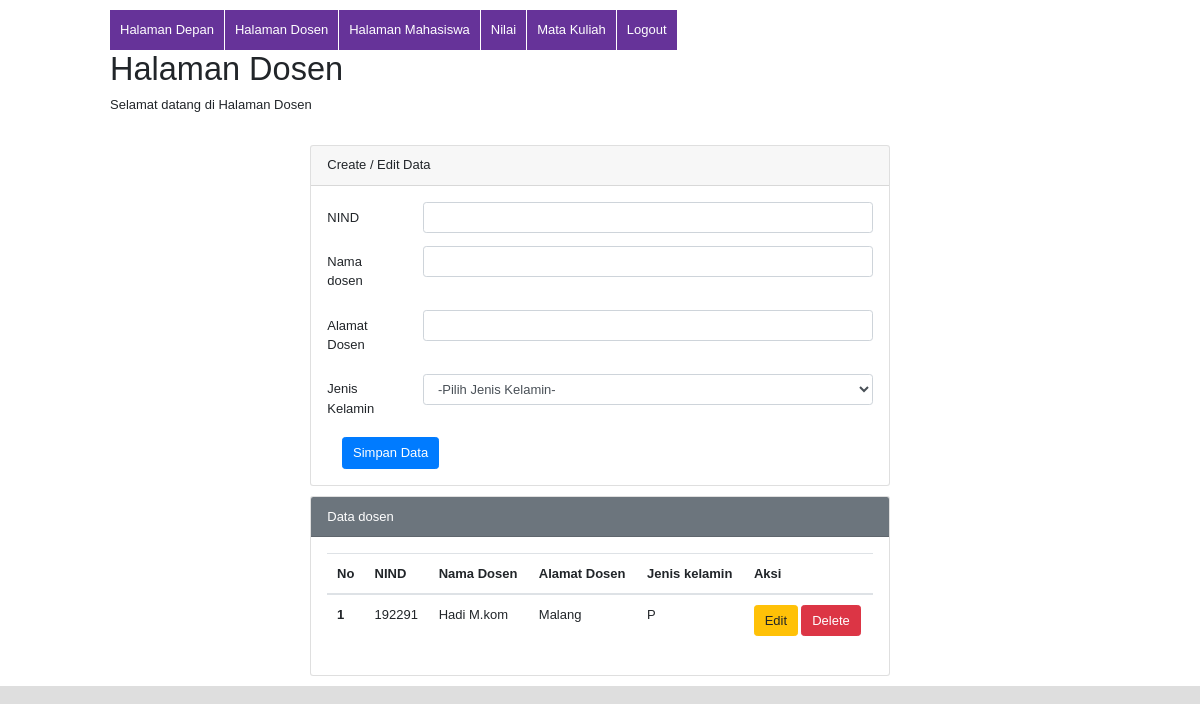
/admin_dosen.php (signed in), run on the app's committed database.
### tables this page shows
CREATE TABLE `dosen` (
  `id` int(11) NOT NULL,
  `nind` varchar(25) NOT NULL,
  `nama_dosen` varchar(25) NOT NULL,
  `jenkel_dosen` varchar(25) NOT NULL,
  `alamat_dosen` varchar(25) NOT NULL
);

### koneksi.php (called while the page is built, shortened)
<?php
$nind           = '';
$nama_dosen     = '';
$alamat_dosen   = '';
?>

### admin_dosen.php (the view, shortened to what this page needs)
<?php
include("enc_header.php");
?>
<h1>Halaman Dosen</h1>
Selamat datang di Halaman Dosen
<?php
include("enc_footer.php");
?>
<!DOCTYPE html>
<html lang="en">
<head>
    <link rel="stylesheet" href="https://stackpath.bootstrapcdn.com/bootstrap/4.4.1/css/bootstrap.min.css">
</head>
<body>
    <div class="max-auto">
        <div class="card">
            <div class="card-header">
                Create / Edit Data
            </div>
            <div class="card-body">
                <form action="" method="POST">
                    <div class="form-group row">
                        <label for="nind" class="col-sm-2 col-form-label">NIND</label>
                        <div class="col-sm-10">
                            <input type="text" class="form-control" id="nind" name="nind" value="<?php echo $nind ?>">
                        </div>
                    </div>
                    <div class="form-group row">
                        <label for="nama_dosen" class="col-sm-2 col-form-label">Nama dosen</label>
                        <div class="col-sm-10">
                            <input type="text" class="form-control" id="nama_dosen" name="nama_dosen" value="<?php echo $nama_dosen ?>">
                        </div>
                    </div>
                    <div class="form-group row">
                        <label for="alamat_dosen" class="col-sm-2 col-form-label">Alamat Dosen</label>
                        <div class="col-sm-10">
                            <input type="text" class="form-control" id="alamat_dosen" name="alamat_dosen" value="<?php echo $alamat_dosen ?>">
                        </div>
                    </div>
                    <div class="form-group row">
                        <label for="jenkel_dosen" class="col-sm-2 col-form-label">Jenis Kelamin</label>
                        <div class="col-sm-10">
                            <select class="form-control" name='jenkel_dosen' id="jenkel_dosen">
                                <option value="">-Pilih Jenis Kelamin-</option>
                            </select>
                        </div>
                    </div>
                    <div class="col-12">
                        <input type="submit" name="simpan" value="Simpan Data" class="btn btn-primary">
                    </div>
                </form>
            </div>
        </div>
        <div class="card">
            <div class="card-header text-white bg-secondary">
                Data dosen
            </div>
            <div class="card-body">
                <table class="table">
                    <thead>
                        <tr>
                            <th scope="col"> No</th>
                            <th scope="col"> NIND</th>
                            <th scope="col"> Nama Dosen</th>
                            <th scope="col"> Alamat Dosen</th>
                            <th scope="col"> Jenis kelamin</th>
                            <th scope="col"> Aksi</th>
                        </tr>
                    </thead>
                    <tbody>
                        <?php
                        $sql_dosen2  = "select * from dosen order by id desc";
                        $q_dosen2     = mysqli_query($koneksi, $sql_dosen2);
                        $urut   = 1;
                        while ($r2_dosen = mysqli_fetch_array($q_dosen2)) {
                            $id         = $r2_dosen['id'];
                            $nind        = $r2_dosen['nind'];
                            $nama_dosen       = $r2_dosen['nama_dosen'];
                            $alamat_dosen     = $r2_dosen['alamat_dosen'];
                            $jenkel_dosen   = $r2_dosen['jenkel_dosen'];
                        ?>
                            <tr>
                                <th scope="row"><?php echo $urut++ ?></th>
                                <td scope="row"><?php echo $nind ?></td>
                                <td scope="row"><?php echo $nama_dosen ?></td>
                                <td scope="row"><?php echo $alamat_dosen ?></td>
                                <td scope="row"><?php echo $jenkel_dosen ?></td>
                                <td scope="row">
                                    <a href="admin_dosen.php?op=edit&id=<?php echo $id ?>"><button type="button" class="btn btn-warning">Edit</button></a>
                                    <a href="admin_dosen.php?op=delete&id=<?php echo $id ?>" onclick="return confirm('Yakin mau delete data?')"><button type="button" class="btn btn-danger">Delete</button></a>
                                </td>
                            </tr>
                        <?php
                        }
                        ?>
                    </tbody>
                </table>
            </div>
        </div>
    </div>
</body>
</html>

### style.css (style rules this page uses)
* { font-family:Arial, Helvetica, sans-serif; font-size: 13px; }
html { background-color: #dedede; }
h1 { font-size: 30px; }

### admin_dosen.php (style rules this page uses)
.max-auto { width: 600px; width: 600px; margin: auto; padding: 10px; border-radius: 5px; }
.card { margin-top: 10px; }

### data on the page
dosen: nind "192291", nama_dosen "Hadi M.kom", alamat_dosen "Malang", jenkel_dosen "P"
